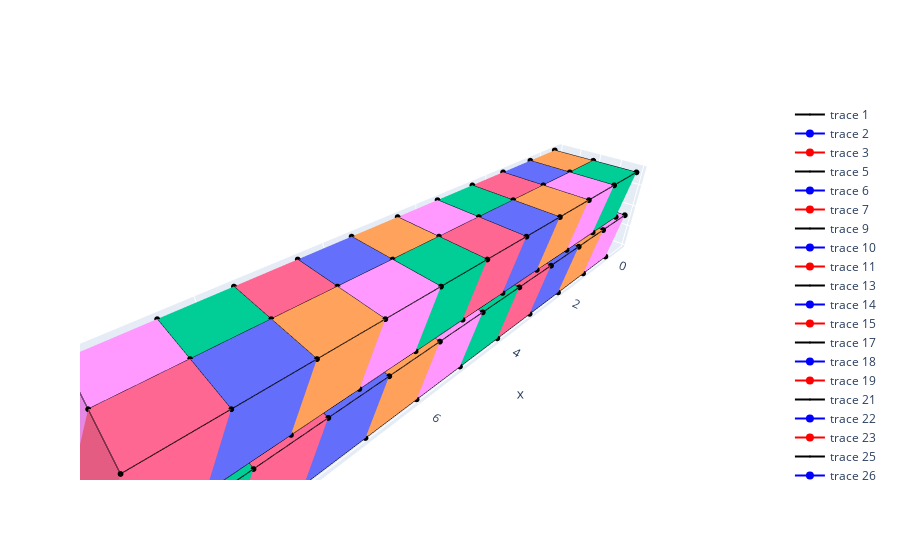

Notebook source saved alongside this figure:
### Code cell
# Plot image
fig = go.Figure(data=[])
for nx in range(10):
    for ny in range(2):
        for nz in range(2):
            fig.add_trace(
                go.Mesh3d(
                    # 8 vertices of a cube
                    x=[A[0] + nx*a + ny*F[0] - ny*E[0], B[0] + nx*a + ny*F[0] - ny*E[0], C[0] + nx*a + ny*F[0] - ny*E[0], D[0] + nx*a + ny*F[0] - ny*E[0], E[0] + nx*a + ny*F[0] - ny*E[0], F[0] + nx*a + ny*F[0] - ny*E[0], G[0] + nx*a + ny*F[0] - ny*E[0], H[0] + nx*a + ny*F[0] - ny*E[0]],
                    y=[A[1] + ny*b - ny*(b - F[1]) - ny*E[1], B[1] + ny*b - ny*(b - F[1]) - ny*E[1], C[1] + ny*b - ny*(b - F[1]) - ny*E[1], D[1] + ny*b - ny*(b - F[1]) - ny*E[1], E[1] + ny*b - ny*(b - F[1]) - ny*E[1], F[1] + ny*b - ny*(b - F[1]) - ny*E[1], G[1] + ny*b - ny*(b - F[1]) - ny*E[1], H[1] + ny*b - ny*(b - F[1]) - ny*E[1]],
                    z=[A[2] + nz*c, B[2] + nz*c, C[2] + nz*c, D[2] + nz*c, E[2] + nz*c, F[2] + nz*c, G[2] + nz*c, H[2] + nz*c],

                    i = [7, 0, 0, 0, 4, 4, 6, 1, 4, 0, 3, 6],
                    j = [3, 4, 1, 2, 5, 6, 5, 2, 0, 1, 6, 3],
                    k = [0, 7, 2, 3, 6, 7, 1, 6, 5, 5, 7, 2],
                    opacity=1,
                    # color=random_color(),
                    flatshading = True
                )
            )

            fig.add_trace(
                go.Scatter3d(
                    # 8 vertices of a cube
                    x=[A[0] + nx*a + ny*F[0] - ny*E[0], B[0] + nx*a + ny*F[0] - ny*E[0], C[0] + nx*a + ny*F[0] - ny*E[0], D[0] + nx*a + ny*F[0] - ny*E[0], E[0] + nx*a + ny*F[0] - ny*E[0], F[0] + nx*a + ny*F[0] - ny*E[0], G[0] + nx*a + ny*F[0] - ny*E[0], H[0] + nx*a + ny*F[0] - ny*E[0]],
                    y=[A[1] + ny*b - ny*(b - F[1]) - ny*E[1], B[1] + ny*b - ny*(b - F[1]) - ny*E[1], C[1] + ny*b - ny*(b - F[1]) - ny*E[1], D[1] + ny*b - ny*(b - F[1]) - ny*E[1], E[1] + ny*b - ny*(b - F[1]) - ny*E[1], F[1] + ny*b - ny*(b - F[1]) - ny*E[1], G[1] + ny*b - ny*(b - F[1]) - ny*E[1], H[1] + ny*b - ny*(b - F[1]) - ny*E[1]],
                    z=[A[2] + nz*c, B[2] + nz*c, C[2] + nz*c, D[2] + nz*c, E[2] + nz*c, F[2] + nz*c, G[2] + nz*c, H[2] + nz*c],

                    opacity=1,
                    marker=dict(color='black', size=2, line=dict(width=0, color="white"))
                )
            )

            fig.add_trace(
                go.Scatter3d(
                    # 8 vertices of a cube
                    x=[F[0]],
                    y=[F[1]],
                    z=[F[2]],

                    opacity=1,
                    marker=dict(color='blue', line=dict(width=0, color="white"))
                )
            )

            fig.add_trace(
                go.Scatter3d(
                    # 8 vertices of a cube
                    x=[E[0]],
                    y=[E[1]],
                    z=[E[2]],

                    opacity=1,
                    marker=dict(color='red', line=dict(width=0, color="white"))
                )
            )
# Fix aspect ratio
fig.update_scenes(aspectmode='data')

fig.show()

### Figure 1 — Plotly figure (JSON) as saved in the notebook; plotly's stock layout.template omitted (floating-point values rounded to 4 significant figures)
{"data": [{"flatshading": true, "i": [7, 0, 0, 0, 4, 4, 6, 1, 4, 0, 3, 6], "j": [3, 4, 1, 2, 5, 6, 5, 2, 0, 1, 6, 3], "k": [0, 7, 2, 3, 6, 7, 1, 6, 5, 5, 7, 2], "opacity": 1, "type": "mesh3d", "x": [0, 6.123e-17, 1, 1, -0.5, -0.5, 0.5, 0.5], "y": [0, 1, 1, 0, 6.123e-17, 1, 1, 6.123e-17], "z": [0, 0, 0, 0, 0.866, 0.866, 0.866, 0.866]}, {"marker": {"color": "black", "line": {"color": "white", "width": 0}, "size": 2}, "opacity": 1, "type": "scatter3d", "x": [0, 6.123e-17, 1, 1, -0.5, -0.5, 0.5, 0.5], "y": [0, 1, 1, 0, 6.123e-17, 1, 1, 6.123e-17], "z": [0, 0, 0, 0, 0.866, 0.866, 0.866, 0.866]}, {"marker": {"color": "blue", "line": {"color": "white", "width": 0}}, "opacity": 1, "type": "scatter3d", "x": [-0.5], "y": [1], "z": [0.866]}, {"marker": {"color": "red", "line": {"color": "white", "width": 0}}, "opacity": 1, "type": "scatter3d", "x": [-0.5], "y": [6.123e-17], "z": [0.866]}, {"flatshading": true, "i": [7, 0, 0, 0, 4, 4, 6, 1, 4, 0, 3, 6], "j": [3, 4, 1, 2, 5, 6, 5, 2, 0, 1, 6, 3], "k": [0, 7, 2, 3, 6, 7, 1, 6, 5, 5, 7, 2], "opacity": 1, "type": "mesh3d", "x": [0, 6.123e-17, 1, 1, -0.5, -0.5, 0.5, 0.5], "y": [0, 1, 1, 0, 6.123e-17, 1, 1, 6.123e-17], "z": [1, 1, 1, 1, 1.866, 1.866, 1.866, 1.866]}, {"marker": {"color": "black", "line": {"color": "white", "width": 0}, "size": 2}, "opacity": 1, "type": "scatter3d", "x": [0, 6.123e-17, 1, 1, -0.5, -0.5, 0.5, 0.5], "y": [0, 1, 1, 0, 6.123e-17, 1, 1, 6.123e-17], "z": [1, 1, 1, 1, 1.866, 1.866, 1.866, 1.866]}, {"marker": {"color": "blue", "line": {"color": "white", "width": 0}}, "opacity": 1, "type": "scatter3d", "x": [-0.5], "y": [1], "z": [0.866]}, {"marker": {"color": "red", "line": {"color": "white", "width": 0}}, "opacity": 1, "type": "scatter3d", "x": [-0.5], "y": [6.123e-17], "z": [0.866]}, {"flatshading": true, "i": [7, 0, 0, 0, 4, 4, 6, 1, 4, 0, 3, 6], "j": [3, 4, 1, 2, 5, 6, 5, 2, 0, 1, 6, 3], "k": [0, 7, 2, 3, 6, 7, 1, 6, 5, 5, 7, 2], "opacity": 1, "type": "mesh3d", "x": [5.551e-17, 1.11e-16, 1, 1, -0.5, -0.5, 0.5, 0.5], "y": [1.0, 2, 2, 1.0, 1.0, 2, 2, 1.0], "z": [0, 0, 0, 0, 0.866, 0.866, 0.866, 0.866]}, {"marker": {"color": "black", "line": {"color": "white", "width": 0}, "size": 2}, "opacity": 1, "type": "scatter3d", "x": [5.551e-17, 1.11e-16, 1, 1, -0.5, -0.5, 0.5, 0.5], "y": [1.0, 2, 2, 1.0, 1.0, 2, 2, 1.0], "z": [0, 0, 0, 0, 0.866, 0.866, 0.866, 0.866]}, {"marker": {"color": "blue", "line": {"color": "white", "width": 0}}, "opacity": 1, "type": "scatter3d", "x": [-0.5], "y": [1], "z": [0.866]}, {"marker": {"color": "red", "line": {"color": "white", "width": 0}}, "opacity": 1, "type": "scatter3d", "x": [-0.5], "y": [6.123e-17], "z": [0.866]}, {"flatshading": true, "i": [7, 0, 0, 0, 4, 4, 6, 1, 4, 0, 3, 6], "j": [3, 4, 1, 2, 5, 6, 5, 2, 0, 1, 6, 3], "k": [0, 7, 2, 3, 6, 7, 1, 6, 5, 5, 7, 2], "opacity": 1, "type": "mesh3d", "x": [5.551e-17, 1.11e-16, 1, 1, -0.5, -0.5, 0.5, 0.5], "y": [1.0, 2, 2, 1.0, 1.0, 2, 2, 1.0], "z": [1, 1, 1, 1, 1.866, 1.866, 1.866, 1.866]}, {"marker": {"color": "black", "line": {"color": "white", "width": 0}, "size": 2}, "opacity": 1, "type": "scatter3d", "x": [5.551e-17, 1.11e-16, 1, 1, -0.5, -0.5, 0.5, 0.5], "y": [1.0, 2, 2, 1.0, 1.0, 2, 2, 1.0], "z": [1, 1, 1, 1, 1.866, 1.866, 1.866, 1.866]}, {"marker": {"color": "blue", "line": {"color": "white", "width": 0}}, "opacity": 1, "type": "scatter3d", "x": [-0.5], "y": [1], "z": [0.866]}, {"marker": {"color": "red", "line": {"color": "white", "width": 0}}, "opacity": 1, "type": "scatter3d", "x": [-0.5], "y": [6.123e-17], "z": [0.866]}, {"flatshading": true, "i": [7, 0, 0, 0, 4, 4, 6, 1, 4, 0, 3, 6], "j": [3, 4, 1, 2, 5, 6, 5, 2, 0, 1, 6, 3], "k": [0, 7, 2, 3, 6, 7, 1, 6, 5, 5, 7, 2], "opacity": 1, "type": "mesh3d", "x": [1, 1, 2, 2, 0.5, 0.5, 1.5, 1.5], "y": [0, 1, 1, 0, 6.123e-17, 1, 1, 6.123e-17], "z": [0, 0, 0, 0, 0.866, 0.866, 0.866, 0.866]}, {"marker": {"color": "black", "line": {"color": "white", "width": 0}, "size": 2}, "opacity": 1, "type": "scatter3d", "x": [1, 1, 2, 2, 0.5, 0.5, 1.5, 1.5], "y": [0, 1, 1, 0, 6.123e-17, 1, 1, 6.123e-17], "z": [0, 0, 0, 0, 0.866, 0.866, 0.866, 0.866]}, {"marker": {"color": "blue", "line": {"color": "white", "width": 0}}, "opacity": 1, "type": "scatter3d", "x": [-0.5], "y": [1], "z": [0.866]}, {"marker": {"color": "red", "line": {"color": "white", "width": 0}}, "opacity": 1, "type": "scatter3d", "x": [-0.5], "y": [6.123e-17], "z": [0.866]}, {"flatshading": true, "i": [7, 0, 0, 0, 4, 4, 6, 1, 4, 0, 3, 6], "j": [3, 4, 1, 2, 5, 6, 5, 2, 0, 1, 6, 3], "k": [0, 7, 2, 3, 6, 7, 1, 6, 5, 5, 7, 2], "opacity": 1, "type": "mesh3d", "x": [1, 1, 2, 2, 0.5, 0.5, 1.5, 1.5], "y": [0, 1, 1, 0, 6.123e-17, 1, 1, 6.123e-17], "z": [1, 1, 1, 1, 1.866, 1.866, 1.866, 1.866]}, {"marker": {"color": "black", "line": {"color": "white", "width": 0}, "size": 2}, "opacity": 1, "type": "scatter3d", "x": [1, 1, 2, 2, 0.5, 0.5, 1.5, 1.5], "y": [0, 1, 1, 0, 6.123e-17, 1, 1, 6.123e-17], "z": [1, 1, 1, 1, 1.866, 1.866, 1.866, 1.866]}, {"marker": {"color": "blue", "line": {"color": "white", "width": 0}}, "opacity": 1, "type": "scatter3d", "x": [-0.5], "y": [1], "z": [0.866]}, {"marker": {"color": "red", "line": {"color": "white", "width": 0}}, "opacity": 1, "type": "scatter3d", "x": [-0.5], "y": [6.123e-17], "z": [0.866]}, {"flatshading": true, "i": [7, 0, 0, 0, 4, 4, 6, 1, 4, 0, 3, 6], "j": [3, 4, 1, 2, 5, 6, 5, 2, 0, 1, 6, 3], "k": [0, 7, 2, 3, 6, 7, 1, 6, 5, 5, 7, 2], "opacity": 1, "type": "mesh3d", "x": [1, 1, 2, 2, 0.5, 0.5, 1.5, 1.5], "y": [1.0, 2, 2, 1.0, 1.0, 2, 2, 1.0], "z": [0, 0, 0, 0, 0.866, 0.866, 0.866, 0.866]}, {"marker": {"color": "black", "line": {"color": "white", "width": 0}, "size": 2}, "opacity": 1, "type": "scatter3d", "x": [1, 1, 2, 2, 0.5, 0.5, 1.5, 1.5], "y": [1.0, 2, 2, 1.0, 1.0, 2, 2, 1.0], "z": [0, 0, 0, 0, 0.866, 0.866, 0.866, 0.866]}, {"marker": {"color": "blue", "line": {"color": "white", "width": 0}}, "opacity": 1, "type": "scatter3d", "x": [-0.5], "y": [1], "z": [0.866]}, {"marker": {"color": "red", "line": {"color": "white", "width": 0}}, "opacity": 1, "type": "scatter3d", "x": [-0.5], "y": [6.123e-17], "z": [0.866]}, {"flatshading": true, "i": [7, 0, 0, 0, 4, 4, 6, 1, 4, 0, 3, 6], "j": [3, 4, 1, 2, 5, 6, 5, 2, 0, 1, 6, 3], "k": [0, 7, 2, 3, 6, 7, 1, 6, 5, 5, 7, 2], "opacity": 1, "type": "mesh3d", "x": [1, 1, 2, 2, 0.5, 0.5, 1.5, 1.5], "y": [1.0, 2, 2, 1.0, 1.0, 2, 2, 1.0], "z": [1, 1, 1, 1, 1.866, 1.866, 1.866, 1.866]}, {"marker": {"color": "black", "line": {"color": "white", "width": 0}, "size": 2}, "opacity": 1, "type": "scatter3d", "x": [1, 1, 2, 2, 0.5, 0.5, 1.5, 1.5], "y": [1.0, 2, 2, 1.0, 1.0, 2, 2, 1.0], "z": [1, 1, 1, 1, 1.866, 1.866, 1.866, 1.866]}, {"marker": {"color": "blue", "line": {"color": "white", "width": 0}}, "opacity": 1, "type": "scatter3d", "x": [-0.5], "y": [1], "z": [0.866]}, {"marker": {"color": "red", "line": {"color": "white", "width": 0}}, "opacity": 1, "type": "scatter3d", "x": [-0.5], "y": [6.123e-17], "z": [0.866]}, {"flatshading": true, "i": [7, 0, 0, 0, 4, 4, 6, 1, 4, 0, 3, 6], "j": [3, 4, 1, 2, 5, 6, 5, 2, 0, 1, 6, 3], "k": [0, 7, 2, 3, 6, 7, 1, 6, 5, 5, 7, 2], "opacity": 1, "type": "mesh3d", "x": [2, 2, 3, 3, 1.5, 1.5, 2.5, 2.5], "y": [0, 1, 1, 0, 6.123e-17, 1, 1, 6.123e-17], "z": [0, 0, 0, 0, 0.866, 0.866, 0.866, 0.866]}, {"marker": {"color": "black", "line": {"color": "white", "width": 0}, "size": 2}, "opacity": 1, "type": "scatter3d", "x": [2, 2, 3, 3, 1.5, 1.5, 2.5, 2.5], "y": [0, 1, 1, 0, 6.123e-17, 1, 1, 6.123e-17], "z": [0, 0, 0, 0, 0.866, 0.866, 0.866, 0.866]}, {"marker": {"color": "blue", "line": {"color": "white", "width": 0}}, "opacity": 1, "type": "scatter3d", "x": [-0.5], "y": [1], "z": [0.866]}, {"marker": {"color": "red", "line": {"color": "white", "width": 0}}, "opacity": 1, "type": "scatter3d", "x": [-0.5], "y": [6.123e-17], "z": [0.866]}, {"flatshading": true, "i": [7, 0, 0, 0, 4, 4, 6, 1, 4, 0, 3, 6], "j": [3, 4, 1, 2, 5, 6, 5, 2, 0, 1, 6, 3], "k": [0, 7, 2, 3, 6, 7, 1, 6, 5, 5, 7, 2], "opacity": 1, "type": "mesh3d", "x": [2, 2, 3, 3, 1.5, 1.5, 2.5, 2.5], "y": [0, 1, 1, 0, 6.123e-17, 1, 1, 6.123e-17], "z": [1, 1, 1, 1, 1.866, 1.866, 1.866, 1.866]}, {"marker": {"color": "black", "line": {"color": "white", "width": 0}, "size": 2}, "opacity": 1, "type": "scatter3d", "x": [2, 2, 3, 3, 1.5, 1.5, 2.5, 2.5], "y": [0, 1, 1, 0, 6.123e-17, 1, 1, 6.123e-17], "z": [1, 1, 1, 1, 1.866, 1.866, 1.866, 1.866]}, {"marker": {"color": "blue", "line": {"color": "white", "width": 0}}, "opacity": 1, "type": "scatter3d", "x": [-0.5], "y": [1], "z": [0.866]}, {"marker": {"color": "red", "line": {"color": "white", "width": 0}}, "opacity": 1, "type": "scatter3d", "x": [-0.5], "y": [6.123e-17], "z": [0.866]}, {"flatshading": true, "i": [7, 0, 0, 0, 4, 4, 6, 1, 4, 0, 3, 6], "j": [3, 4, 1, 2, 5, 6, 5, 2, 0, 1, 6, 3], "k": [0, 7, 2, 3, 6, 7, 1, 6, 5, 5, 7, 2], "opacity": 1, "type": "mesh3d", "x": [2, 2, 3, 3, 1.5, 1.5, 2.5, 2.5], "y": [1.0, 2, 2, 1.0, 1.0, 2, 2, 1.0], "z": [0, 0, 0, 0, 0.866, 0.866, 0.866, 0.866]}, {"marker": {"color": "black", "line": {"color": "white", "width": 0}, "size": 2}, "opacity": 1, "type": "scatter3d", "x": [2, 2, 3, 3, 1.5, 1.5, 2.5, 2.5], "y": [1.0, 2, 2, 1.0, 1.0, 2, 2, 1.0], "z": [0, 0, 0, 0, 0.866, 0.866, 0.866, 0.866]}, {"marker": {"color": "blue", "line": {"color": "white", "width": 0}}, "opacity": 1, "type": "scatter3d", "x": [-0.5], "y": [1], "z": [0.866]}, {"marker": {"color": "red", "line": {"color": "white", "width": 0}}, "opacity": 1, "type": "scatter3d", "x": [-0.5], "y": [6.123e-17], "z": [0.866]}, {"flatshading": true, "i": [7, 0, 0, 0, 4, 4, 6, 1, 4, 0, 3, 6], "j": [3, 4, 1, 2, 5, 6, 5, 2, 0, 1, 6, 3], "k": [0, 7, 2, 3, 6, 7, 1, 6, 5, 5, 7, 2], "opacity": 1, "type": "mesh3d", "x": [2, 2, 3, 3, 1.5, 1.5, 2.5, 2.5], "y": [1.0, 2, 2, 1.0, 1.0, 2, 2, 1.0], "z": [1, 1, 1, 1, 1.866, 1.866, 1.866, 1.866]}, {"marker": {"color": "black", "line": {"color": "white", "width": 0}, "size": 2}, "opacity": 1, "type": "scatter3d", "x": [2, 2, 3, 3, 1.5, 1.5, 2.5, 2.5], "y": [1.0, 2, 2, 1.0, 1.0, 2, 2, 1.0], "z": [1, 1, 1, 1, 1.866, 1.866, 1.866, 1.866]}, {"marker": {"color": "blue", "line": {"color": "white", "width": 0}}, "opacity": 1, "type": "scatter3d", "x": [-0.5], "y": [1], "z": [0.866]}, {"marker": {"color": "red", "line": {"color": "white", "width": 0}}, "opacity": 1, "type": "scatter3d", "x": [-0.5], "y": [6.123e-17], "z": [0.866]}, {"flatshading": true, "i": [7, 0, 0, 0, 4, 4, 6, 1, 4, 0, 3, 6], "j": [3, 4, 1, 2, 5, 6, 5, 2, 0, 1, 6, 3], "k": [0, 7, 2, 3, 6, 7, 1, 6, 5, 5, 7, 2], "opacity": 1, "type": "mesh3d", "x": [3, 3, 4, 4, 2.5, 2.5, 3.5, 3.5], "y": [0, 1, 1, 0, 6.123e-17, 1, 1, 6.123e-17], "z": [0, 0, 0, 0, 0.866, 0.866, 0.866, 0.866]}, {"marker": {"color": "black", "line": {"color": "white", "width": 0}, "size": 2}, "opacity": 1, "type": "scatter3d", "x": [3, 3, 4, 4, 2.5, 2.5, 3.5, 3.5], "y": [0, 1, 1, 0, 6.123e-17, 1, 1, 6.123e-17], "z": [0, 0, 0, 0, 0.866, 0.866, 0.866, 0.866]}, {"marker": {"color": "blue", "line": {"color": "white", "width": 0}}, "opacity": 1, "type": "scatter3d", "x": [-0.5], "y": [1], "z": [0.866]}, {"marker": {"color": "red", "line": {"color": "white", "width": 0}}, "opacity": 1, "type": "scatter3d", "x": [-0.5], "y": [6.123e-17], "z": [0.866]}, {"flatshading": true, "i": [7, 0, 0, 0, 4, 4, 6, 1, 4, 0, 3, 6], "j": [3, 4, 1, 2, 5, 6, 5, 2, 0, 1, 6, 3], "k": [0, 7, 2, 3, 6, 7, 1, 6, 5, 5, 7, 2], "opacity": 1, "type": "mesh3d", "x": [3, 3, 4, 4, 2.5, 2.5, 3.5, 3.5], "y": [0, 1, 1, 0, 6.123e-17, 1, 1, 6.123e-17], "z": [1, 1, 1, 1, 1.866, 1.866, 1.866, 1.866]}, {"marker": {"color": "black", "line": {"color": "white", "width": 0}, "size": 2}, "opacity": 1, "type": "scatter3d", "x": [3, 3, 4, 4, 2.5, 2.5, 3.5, 3.5], "y": [0, 1, 1, 0, 6.123e-17, 1, 1, 6.123e-17], "z": [1, 1, 1, 1, 1.866, 1.866, 1.866, 1.866]}, {"marker": {"color": "blue", "line": {"color": "white", "width": 0}}, "opacity": 1, "type": "scatter3d", "x": [-0.5], "y": [1], "z": [0.866]}, {"marker": {"color": "red", "line": {"color": "white", "width": 0}}, "opacity": 1, "type": "scatter3d", "x": [-0.5], "y": [6.123e-17], "z": [0.866]}, {"flatshading": true, "i": [7, 0, 0, 0, 4, 4, 6, 1, 4, 0, 3, 6], "j": [3, 4, 1, 2, 5, 6, 5, 2, 0, 1, 6, 3], "k": [0, 7, 2, 3, 6, 7, 1, 6, 5, 5, 7, 2], "opacity": 1, "type": "mesh3d", "x": [3, 3, 4, 4, 2.5, 2.5, 3.5, 3.5], "y": [1.0, 2, 2, 1.0, 1.0, 2, 2, 1.0], "z": [0, 0, 0, 0, 0.866, 0.866, 0.866, 0.866]}, {"marker": {"color": "black", "line": {"color": "white", "width": 0}, "size": 2}, "opacity": 1, "type": "scatter3d", "x": [3, 3, 4, 4, 2.5, 2.5, 3.5, 3.5], "y": [1.0, 2, 2, 1.0, 1.0, 2, 2, 1.0], "z": [0, 0, 0, 0, 0.866, 0.866, 0.866, 0.866]}, {"marker": {"color": "blue", "line": {"color": "white", "width": 0}}, "opacity": 1, "type": "scatter3d", "x": [-0.5], "y": [1], "z": [0.866]}, {"marker": {"color": "red", "line": {"color": "white", "width": 0}}, "opacity": 1, "type": "scatter3d", "x": [-0.5], "y": [6.123e-17], "z": [0.866]}, {"flatshading": true, "i": [7, 0, 0, 0, 4, 4, 6, 1, 4, 0, 3, 6], "j": [3, 4, 1, 2, 5, 6, 5, 2, 0, 1, 6, 3], "k": [0, 7, 2, 3, 6, 7, 1, 6, 5, 5, 7, 2], "opacity": 1, "type": "mesh3d", "x": [3, 3, 4, 4, 2.5, 2.5, 3.5, 3.5], "y": [1.0, 2, 2, 1.0, 1.0, 2, 2, 1.0], "z": [1, 1, 1, 1, 1.866, 1.866, 1.866, 1.866]}, {"marker": {"color": "black", "line": {"color": "white", "width": 0}, "size": 2}, "opacity": 1, "type": "scatter3d", "x": [3, 3, 4, 4, 2.5, 2.5, 3.5, 3.5], "y": [1.0, 2, 2, 1.0, 1.0, 2, 2, 1.0], "z": [1, 1, 1, 1, 1.866, 1.866, 1.866, 1.866]}, {"marker": {"color": "blue", "line": {"color": "white", "width": 0}}, "opacity": 1, "type": "scatter3d", "x": [-0.5], "y": [1], "z": [0.866]}, {"marker": {"color": "red", "line": {"color": "white", "width": 0}}, "opacity": 1, "type": "scatter3d", "x": [-0.5], "y": [6.123e-17], "z": [0.866]}, {"flatshading": true, "i": [7, 0, 0, 0, 4, 4, 6, 1, 4, 0, 3, 6], "j": [3, 4, 1, 2, 5, 6, 5, 2, 0, 1, 6, 3], "k": [0, 7, 2, 3, 6, 7, 1, 6, 5, 5, 7, 2], "opacity": 1, "type": "mesh3d", "x": [4, 4, 5, 5, 3.5, 3.5, 4.5, 4.5], "y": [0, 1, 1, 0, 6.123e-17, 1, 1, 6.123e-17], "z": [0, 0, 0, 0, 0.866, 0.866, 0.866, 0.866]}, {"marker": {"color": "black", "line": {"color": "white", "width": 0}, "size": 2}, "opacity": 1, "type": "scatter3d", "x": [4, 4, 5, 5, 3.5, 3.5, 4.5, 4.5], "y": [0, 1, 1, 0, 6.123e-17, 1, 1, 6.123e-17], "z": [0, 0, 0, 0, 0.866, 0.866, 0.866, 0.866]}, {"marker": {"color": "blue", "line": {"color": "white", "width": 0}}, "opacity": 1, "type": "scatter3d", "x": [-0.5], "y": [1], "z": [0.866]}, {"marker": {"color": "red", "line": {"color": "white", "width": 0}}, "opacity": 1, "type": "scatter3d", "x": [-0.5], "y": [6.123e-17], "z": [0.866]}, {"flatshading": true, "i": [7, 0, 0, 0, 4, 4, 6, 1, 4, 0, 3, 6], "j": [3, 4, 1, 2, 5, 6, 5, 2, 0, 1, 6, 3], "k": [0, 7, 2, 3, 6, 7, 1, 6, 5, 5, 7, 2], "opacity": 1, "type": "mesh3d", "x": [4, 4, 5, 5, 3.5, 3.5, 4.5, 4.5], "y": [0, 1, 1, 0, 6.123e-17, 1, 1, 6.123e-17], "z": [1, 1, 1, 1, 1.866, 1.866, 1.866, 1.866]}, {"marker": {"color": "black", "line": {"color": "white", "width": 0}, "size": 2}, "opacity": 1, "type": "scatter3d", "x": [4, 4, 5, 5, 3.5, 3.5, 4.5, 4.5], "y": [0, 1, 1, 0, 6.123e-17, 1, 1, 6.123e-17], "z": [1, 1, 1, 1, 1.866, 1.866, 1.866, 1.866]}, {"marker": {"color": "blue", "line": {"color": "white", "width": 0}}, "opacity": 1, "type": "scatter3d", "x": [-0.5], "y": [1], "z": [0.866]}, {"marker": {"color": "red", "line": {"color": "white", "width": 0}}, "opacity": 1, "type": "scatter3d", "x": [-0.5], "y": [6.123e-17], "z": [0.866]}, {"flatshading": true, "i": [7, 0, 0, 0, 4, 4, 6, 1, 4, 0, 3, 6], "j": [3, 4, 1, 2, 5, 6, 5, 2, 0, 1, 6, 3], "k": [0, 7, 2, 3, 6, 7, 1, 6, 5, 5, 7, 2], "opacity": 1, "type": "mesh3d", "x": [4, 4, 5, 5, 3.5, 3.5, 4.5, 4.5], "y": [1.0, 2, 2, 1.0, 1.0, 2, 2, 1.0], "z": [0, 0, 0, 0, 0.866, 0.866, 0.866, 0.866]}, {"marker": {"color": "black", "line": {"color": "white", "width": 0}, "size": 2}, "opacity": 1, "type": "scatter3d", "x": [4, 4, 5, 5, 3.5, 3.5, 4.5, 4.5], "y": [1.0, 2, 2, 1.0, 1.0, 2, 2, 1.0], "z": [0, 0, 0, 0, 0.866, 0.866, 0.866, 0.866]}, {"marker": {"color": "blue", "line": {"color": "white", "width": 0}}, "opacity": 1, "type": "scatter3d", "x": [-0.5], "y": [1], "z": [0.866]}, {"marker": {"color": "red", "line": {"color": "white", "width": 0}}, "opacity": 1, "type": "scatter3d", "x": [-0.5], "y": [6.123e-17], "z": [0.866]}, {"flatshading": true, "i": [7, 0, 0, 0, 4, 4, 6, 1, 4, 0, 3, 6], "j": [3, 4, 1, 2, 5, 6, 5, 2, 0, 1, 6, 3], "k": [0, 7, 2, 3, 6, 7, 1, 6, 5, 5, 7, 2], "opacity": 1, "type": "mesh3d", "x": [4, 4, 5, 5, 3.5, 3.5, 4.5, 4.5], "y": [1.0, 2, 2, 1.0, 1.0, 2, 2, 1.0], "z": [1, 1, 1, 1, 1.866, 1.866, 1.866, 1.866]}, {"marker": {"color": "black", "line": {"color": "white", "width": 0}, "size": 2}, "opacity": 1, "type": "scatter3d", "x": [4, 4, 5, 5, 3.5, 3.5, 4.5, 4.5], "y": [1.0, 2, 2, 1.0, 1.0, 2, 2, 1.0], "z": [1, 1, 1, 1, 1.866, 1.866, 1.866, 1.866]}, {"marker": {"color": "blue", "line": {"color": "white", "width": 0}}, "opacity": 1, "type": "scatter3d", "x": [-0.5], "y": [1], "z": [0.866]}, {"marker": {"color": "red", "line": {"color": "white", "width": 0}}, "opacity": 1, "type": "scatter3d", "x": [-0.5], "y": [6.123e-17], "z": [0.866]}, {"flatshading": true, "i": [7, 0, 0, 0, 4, 4, 6, 1, 4, 0, 3, 6], "j": [3, 4, 1, 2, 5, 6, 5, 2, 0, 1, 6, 3], "k": [0, 7, 2, 3, 6, 7, 1, 6, 5, 5, 7, 2], "opacity": 1, "type": "mesh3d", "x": [5, 5, 6, 6, 4.5, 4.5, 5.5, 5.5], "y": [0, 1, 1, 0, 6.123e-17, 1, 1, 6.123e-17], "z": [0, 0, 0, 0, 0.866, 0.866, 0.866, 0.866]}, {"marker": {"color": "black", "line": {"color": "white", "width": 0}, "size": 2}, "opacity": 1, "type": "scatter3d", "x": [5, 5, 6, 6, 4.5, 4.5, 5.5, 5.5], "y": [0, 1, 1, 0, 6.123e-17, 1, 1, 6.123e-17], "z": [0, 0, 0, 0, 0.866, 0.866, 0.866, 0.866]}, {"marker": {"color": "blue", "line": {"color": "white", "width": 0}}, "opacity": 1, "type": "scatter3d", "x": [-0.5], "y": [1], "z": [0.866]}, {"marker": {"color": "red", "line": {"color": "white", "width": 0}}, "opacity": 1, "type": "scatter3d", "x": [-0.5], "y": [6.123e-17], "z": [0.866]}, {"flatshading": true, "i": [7, 0, 0, 0, 4, 4, 6, 1, 4, 0, 3, 6], "j": [3, 4, 1, 2, 5, 6, 5, 2, 0, 1, 6, 3], "k": [0, 7, 2, 3, 6, 7, 1, 6, 5, 5, 7, 2], "opacity": 1, "type": "mesh3d", "x": [5, 5, 6, 6, 4.5, 4.5, 5.5, 5.5], "y": [0, 1, 1, 0, 6.123e-17, 1, 1, 6.123e-17], "z": [1, 1, 1, 1, 1.866, 1.866, 1.866, 1.866]}, {"marker": {"color": "black", "line": {"color": "white", "width": 0}, "size": 2}, "opacity": 1, "type": "scatter3d", "x": [5, 5, 6, 6, 4.5, 4.5, 5.5, 5.5], "y": [0, 1, 1, 0, 6.123e-17, 1, 1, 6.123e-17], "z": [1, 1, 1, 1, 1.866, 1.866, 1.866, 1.866]}, {"marker": {"color": "blue", "line": {"color": "white", "width": 0}}, "opacity": 1, "type": "scatter3d", "x": [-0.5], "y": [1], "z": [0.866]}, {"marker": {"color": "red", "line": {"color": "white", "width": 0}}, "opacity": 1, "type": "scatter3d", "x": [-0.5], "y": [6.123e-17], "z": [0.866]}, {"flatshading": true, "i": [7, 0, 0, 0, 4, 4, 6, 1, 4, 0, 3, 6], "j": [3, 4, 1, 2, 5, 6, 5, 2, 0, 1, 6, 3], "k": [0, 7, 2, 3, 6, 7, 1, 6, 5, 5, 7, 2], "opacity": 1, "type": "mesh3d", "x": [5, 5, 6, 6, 4.5, 4.5, 5.5, 5.5], "y": [1.0, 2, 2, 1.0, 1.0, 2, 2, 1.0], "z": [0, 0, 0, 0, 0.866, 0.866, 0.866, 0.866]}, {"marker": {"color": "black", "line": {"color": "white", "width": 0}, "size": 2}, "opacity": 1, "type": "scatter3d", "x": [5, 5, 6, 6, 4.5, 4.5, 5.5, 5.5], "y": [1.0, 2, 2, 1.0, 1.0, 2, 2, 1.0], "z": [0, 0, 0, 0, 0.866, 0.866, 0.866, 0.866]}, {"marker": {"color": "blue", "line": {"color": "white", "width": 0}}, "opacity": 1, "type": "scatter3d", "x": [-0.5], "y": [1], "z": [0.866]}, {"marker": {"color": "red", "line": {"color": "white", "width": 0}}, "opacity": 1, "type": "scatter3d", "x": [-0.5], "y": [6.123e-17], "z": [0.866]}, {"flatshading": true, "i": [7, 0, 0, 0, 4, 4, 6, 1, 4, 0, 3, 6], "j": [3, 4, 1, 2, 5, 6, 5, 2, 0, 1, 6, 3], "k": [0, 7, 2, 3, 6, 7, 1, 6, 5, 5, 7, 2], "opacity": 1, "type": "mesh3d", "x": [5, 5, 6, 6, 4.5, 4.5, 5.5, 5.5], "y": [1.0, 2, 2, 1.0, 1.0, 2, 2, 1.0], "z": [1, 1, 1, 1, 1.866, 1.866, 1.866, 1.866]}, {"marker": {"color": "black", "line": {"color": "white", "width": 0}, "size": 2}, "opacity": 1, "type": "scatter3d", "x": [5, 5, 6, 6, 4.5, 4.5, 5.5, 5.5], "y": [1.0, 2, 2, 1.0, 1.0, 2, 2, 1.0], "z": [1, 1, 1, 1, 1.866, 1.866, 1.866, 1.866]}, {"marker": {"color": "blue", "line": {"color": "white", "width": 0}}, "opacity": 1, "type": "scatter3d", "x": [-0.5], "y": [1], "z": [0.866]}, {"marker": {"color": "red", "line": {"color": "white", "width": 0}}, "opacity": 1, "type": "scatter3d", "x": [-0.5], "y": [6.123e-17], "z": [0.866]}, {"flatshading": true, "i": [7, 0, 0, 0, 4, 4, 6, 1, 4, 0, 3, 6], "j": [3, 4, 1, 2, 5, 6, 5, 2, 0, 1, 6, 3], "k": [0, 7, 2, 3, 6, 7, 1, 6, 5, 5, 7, 2], "opacity": 1, "type": "mesh3d", "x": [6, 6, 7, 7, 5.5, 5.5, 6.5, 6.5], "y": [0, 1, 1, 0, 6.123e-17, 1, 1, 6.123e-17], "z": [0, 0, 0, 0, 0.866, 0.866, 0.866, 0.866]}, {"marker": {"color": "black", "line": {"color": "white", "width": 0}, "size": 2}, "opacity": 1, "type": "scatter3d", "x": [6, 6, 7, 7, 5.5, 5.5, 6.5, 6.5], "y": [0, 1, 1, 0, 6.123e-17, 1, 1, 6.123e-17], "z": [0, 0, 0, 0, 0.866, 0.866, 0.866, 0.866]}, {"marker": {"color": "blue", "line": {"color": "white", "width": 0}}, "opacity": 1, "type": "scatter3d", "x": [-0.5], "y": [1], "z": [0.866]}, {"marker": {"color": "red", "line": {"color": "white", "width": 0}}, "opacity": 1, "type": "scatter3d", "x": [-0.5], "y": [6.123e-17], "z": [0.866]}, {"flatshading": true, "i": [7, 0, 0, 0, 4, 4, 6, 1, 4, 0, 3, 6], "j": [3, 4, 1, 2, 5, 6, 5, 2, 0, 1, 6, 3], "k": [0, 7, 2, 3, 6, 7, 1, 6, 5, 5, 7, 2], "opacity": 1, "type": "mesh3d", "x": [6, 6, 7, 7, 5.5, 5.5, 6.5, 6.5], "y": [0, 1, 1, 0, 6.123e-17, 1, 1, 6.123e-17], "z": [1, 1, 1, 1, 1.866, 1.866, 1.866, 1.866]}, {"marker": {"color": "black", "line": {"color": "white", "width": 0}, "size": 2}, "opacity": 1, "type": "scatter3d", "x": [6, 6, 7, 7, 5.5, 5.5, 6.5, 6.5], "y": [0, 1, 1, 0, 6.123e-17, 1, 1, 6.123e-17], "z": [1, 1, 1, 1, 1.866, 1.866, 1.866, 1.866]}, {"marker": {"color": "blue", "line": {"color": "white", "width": 0}}, "opacity": 1, "type": "scatter3d", "x": [-0.5], "y": [1], "z": [0.866]}, {"marker": {"color": "red", "line": {"color": "white", "width": 0}}, "opacity": 1, "type": "scatter3d", "x": [-0.5], "y": [6.123e-17], "z": [0.866]}, {"flatshading": true, "i": [7, 0, 0, 0, 4, 4, 6, 1, 4, 0, 3, 6], "j": [3, 4, 1, 2, 5, 6, 5, 2, 0, 1, 6, 3], "k": [0, 7, 2, 3, 6, 7, 1, 6, 5, 5, 7, 2], "opacity": 1, "type": "mesh3d", "x": [6, 6, 7, 7, 5.5, 5.5, 6.5, 6.5], "y": [1.0, 2, 2, 1.0, 1.0, 2, 2, 1.0], "z": [0, 0, 0, 0, 0.866, 0.866, 0.866, 0.866]}, {"marker": {"color": "black", "line": {"color": "white", "width": 0}, "size": 2}, "opacity": 1, "type": "scatter3d", "x": [6, 6, 7, 7, 5.5, 5.5, 6.5, 6.5], "y": [1.0, 2, 2, 1.0, 1.0, 2, 2, 1.0], "z": [0, 0, 0, 0, 0.866, 0.866, 0.866, 0.866]}, {"marker": {"color": "blue", "line": {"color": "white", "width": 0}}, "opacity": 1, "type": "scatter3d", "x": [-0.5], "y": [1], "z": [0.866]}, {"marker": {"color": "red", "line": {"color": "white", "width": 0}}, "opacity": 1, "type": "scatter3d", "x": [-0.5], "y": [6.123e-17], "z": [0.866]}, {"flatshading": true, "i": [7, 0, 0, 0, 4, 4, 6, 1, 4, 0, 3, 6], "j": [3, 4, 1, 2, 5, 6, 5, 2, 0, 1, 6, 3], "k": [0, 7, 2, 3, 6, 7, 1, 6, 5, 5, 7, 2], "opacity": 1, "type": "mesh3d", "x": [6, 6, 7, 7, 5.5, 5.5, 6.5, 6.5], "y": [1.0, 2, 2, 1.0, 1.0, 2, 2, 1.0], "z": [1, 1, 1, 1, 1.866, 1.866, 1.866, 1.866]}, {"marker": {"color": "black", "line": {"color": "white", "width": 0}, "size": 2}, "opacity": 1, "type": "scatter3d", "x": [6, 6, 7, 7, 5.5, 5.5, 6.5, 6.5], "y": [1.0, 2, 2, 1.0, 1.0, 2, 2, 1.0], "z": [1, 1, 1, 1, 1.866, 1.866, 1.866, 1.866]}, {"marker": {"color": "blue", "line": {"color": "white", "width": 0}}, "opacity": 1, "type": "scatter3d", "x": [-0.5], "y": [1], "z": [0.866]}, {"marker": {"color": "red", "line": {"color": "white", "width": 0}}, "opacity": 1, "type": "scatter3d", "x": [-0.5], "y": [6.123e-17], "z": [0.866]}, {"flatshading": true, "i": [7, 0, 0, 0, 4, 4, 6, 1, 4, 0, 3, 6], "j": [3, 4, 1, 2, 5, 6, 5, 2, 0, 1, 6, 3], "k": [0, 7, 2, 3, 6, 7, 1, 6, 5, 5, 7, 2], "opacity": 1, "type": "mesh3d", "x": [7, 7, 8, 8, 6.5, 6.5, 7.5, 7.5], "y": [0, 1, 1, 0, 6.123e-17, 1, 1, 6.123e-17], "z": [0, 0, 0, 0, 0.866, 0.866, 0.866, 0.866]}, {"marker": {"color": "black", "line": {"color": "white", "width": 0}, "size": 2}, "opacity": 1, "type": "scatter3d", "x": [7, 7, 8, 8, 6.5, 6.5, 7.5, 7.5], "y": [0, 1, 1, 0, 6.123e-17, 1, 1, 6.123e-17], "z": [0, 0, 0, 0, 0.866, 0.866, 0.866, 0.866]}, {"marker": {"color": "blue", "line": {"color": "white", "width": 0}}, "opacity": 1, "type": "scatter3d", "x": [-0.5], "y": [1], "z": [0.866]}, {"marker": {"color": "red", "line": {"color": "white", "width": 0}}, "opacity": 1, "type": "scatter3d", "x": [-0.5], "y": [6.123e-17], "z": [0.866]}, {"flatshading": true, "i": [7, 0, 0, 0, 4, 4, 6, 1, 4, 0, 3, 6], "j": [3, 4, 1, 2, 5, 6, 5, 2, 0, 1, 6, 3], "k": [0, 7, 2, 3, 6, 7, 1, 6, 5, 5, 7, 2], "opacity": 1, "type": "mesh3d", "x": [7, 7, 8, 8, 6.5, 6.5, 7.5, 7.5], "y": [0, 1, 1, 0, 6.123e-17, 1, 1, 6.123e-17], "z": [1, 1, 1, 1, 1.866, 1.866, 1.866, 1.866]}, {"marker": {"color": "black", "line": {"color": "white", "width": 0}, "size": 2}, "opacity": 1, "type": "scatter3d", "x": [7, 7, 8, 8, 6.5, 6.5, 7.5, 7.5], "y": [0, 1, 1, 0, 6.123e-17, 1, 1, 6.123e-17], "z": [1, 1, 1, 1, 1.866, 1.866, 1.866, 1.866]}, {"marker": {"color": "blue", "line": {"color": "white", "width": 0}}, "opacity": 1, "type": "scatter3d", "x": [-0.5], "y": [1], "z": [0.866]}, {"marker": {"color": "red", "line": {"color": "white", "width": 0}}, "opacity": 1, "type": "scatter3d", "x": [-0.5], "y": [6.123e-17], "z": [0.866]}, {"flatshading": true, "i": [7, 0, 0, 0, 4, 4, 6, 1, 4, 0, 3, 6], "j": [3, 4, 1, 2, 5, 6, 5, 2, 0, 1, 6, 3], "k": [0, 7, 2, 3, 6, 7, 1, 6, 5, 5, 7, 2], "opacity": 1, "type": "mesh3d", "x": [7, 7, 8, 8, 6.5, 6.5, 7.5, 7.5], "y": [1.0, 2, 2, 1.0, 1.0, 2, 2, 1.0], "z": [0, 0, 0, 0, 0.866, 0.866, 0.866, 0.866]}, {"marker": {"color": "black", "line": {"color": "white", "width": 0}, "size": 2}, "opacity": 1, "type": "scatter3d", "x": [7, 7, 8, 8, 6.5, 6.5, 7.5, 7.5], "y": [1.0, 2, 2, 1.0, 1.0, 2, 2, 1.0], "z": [0, 0, 0, 0, 0.866, 0.866, 0.866, 0.866]}, {"marker": {"color": "blue", "line": {"color": "white", "width": 0}}, "opacity": 1, "type": "scatter3d", "x": [-0.5], "y": [1], "z": [0.866]}, {"marker": {"color": "red", "line": {"color": "white", "width": 0}}, "opacity": 1, "type": "scatter3d", "x": [-0.5], "y": [6.123e-17], "z": [0.866]}, {"flatshading": true, "i": [7, 0, 0, 0, 4, 4, 6, 1, 4, 0, 3, 6], "j": [3, 4, 1, 2, 5, 6, 5, 2, 0, 1, 6, 3], "k": [0, 7, 2, 3, 6, 7, 1, 6, 5, 5, 7, 2], "opacity": 1, "type": "mesh3d", "x": [7, 7, 8, 8, 6.5, 6.5, 7.5, 7.5], "y": [1.0, 2, 2, 1.0, 1.0, 2, 2, 1.0], "z": [1, 1, 1, 1, 1.866, 1.866, 1.866, 1.866]}, {"marker": {"color": "black", "line": {"color": "white", "width": 0}, "size": 2}, "opacity": 1, "type": "scatter3d", "x": [7, 7, 8, 8, 6.5, 6.5, 7.5, 7.5], "y": [1.0, 2, 2, 1.0, 1.0, 2, 2, 1.0], "z": [1, 1, 1, 1, 1.866, 1.866, 1.866, 1.866]}, {"marker": {"color": "blue", "line": {"color": "white", "width": 0}}, "opacity": 1, "type": "scatter3d", "x": [-0.5], "y": [1], "z": [0.866]}, {"marker": {"color": "red", "line": {"color": "white", "width": 0}}, "opacity": 1, "type": "scatter3d", "x": [-0.5], "y": [6.123e-17], "z": [0.866]}, {"flatshading": true, "i": [7, 0, 0, 0, 4, 4, 6, 1, 4, 0, 3, 6], "j": [3, 4, 1, 2, 5, 6, 5, 2, 0, 1, 6, 3], "k": [0, 7, 2, 3, 6, 7, 1, 6, 5, 5, 7, 2], "opacity": 1, "type": "mesh3d", "x": [8, 8, 9, 9, 7.5, 7.5, 8.5, 8.5], "y": [0, 1, 1, 0, 6.123e-17, 1, 1, 6.123e-17], "z": [0, 0, 0, 0, 0.866, 0.866, 0.866, 0.866]}, {"marker": {"color": "black", "line": {"color": "white", "width": 0}, "size": 2}, "opacity": 1, "type": "scatter3d", "x": [8, 8, 9, 9, 7.5, 7.5, 8.5, 8.5], "y": [0, 1, 1, 0, 6.123e-17, 1, 1, 6.123e-17], "z": [0, 0, 0, 0, 0.866, 0.866, 0.866, 0.866]}, {"marker": {"color": "blue", "line": {"color": "white", "width": 0}}, "opacity": 1, "type": "scatter3d", "x": [-0.5], "y": [1], "z": [0.866]}, {"marker": {"color": "red", "line": {"color": "white", "width": 0}}, "opacity": 1, "type": "scatter3d", "x": [-0.5], "y": [6.123e-17], "z": [0.866]}, {"flatshading": true, "i": [7, 0, 0, 0, 4, 4, 6, 1, 4, 0, 3, 6], "j": [3, 4, 1, 2, 5, 6, 5, 2, 0, 1, 6, 3], "k": [0, 7, 2, 3, 6, 7, 1, 6, 5, 5, 7, 2], "opacity": 1, "type": "mesh3d", "x": [8, 8, 9, 9, 7.5, 7.5, 8.5, 8.5], "y": [0, 1, 1, 0, 6.123e-17, 1, 1, 6.123e-17], "z": [1, 1, 1, 1, 1.866, 1.866, 1.866, 1.866]}, {"marker": {"color": "black", "line": {"color": "white", "width": 0}, "size": 2}, "opacity": 1, "type": "scatter3d", "x": [8, 8, 9, 9, 7.5, 7.5, 8.5, 8.5], "y": [0, 1, 1, 0, 6.123e-17, 1, 1, 6.123e-17], "z": [1, 1, 1, 1, 1.866, 1.866, 1.866, 1.866]}, {"marker": {"color": "blue", "line": {"color": "white", "width": 0}}, "opacity": 1, "type": "scatter3d", "x": [-0.5], "y": [1], "z": [0.866]}, {"marker": {"color": "red", "line": {"color": "white", "width": 0}}, "opacity": 1, "type": "scatter3d", "x": [-0.5], "y": [6.123e-17], "z": [0.866]}, {"flatshading": true, "i": [7, 0, 0, 0, 4, 4, 6, 1, 4, 0, 3, 6], "j": [3, 4, 1, 2, 5, 6, 5, 2, 0, 1, 6, 3], "k": [0, 7, 2, 3, 6, 7, 1, 6, 5, 5, 7, 2], "opacity": 1, "type": "mesh3d", "x": [8, 8, 9, 9, 7.5, 7.5, 8.5, 8.5], "y": [1.0, 2, 2, 1.0, 1.0, 2, 2, 1.0], "z": [0, 0, 0, 0, 0.866, 0.866, 0.866, 0.866]}, {"marker": {"color": "black", "line": {"color": "white", "width": 0}, "size": 2}, "opacity": 1, "type": "scatter3d", "x": [8, 8, 9, 9, 7.5, 7.5, 8.5, 8.5], "y": [1.0, 2, 2, 1.0, 1.0, 2, 2, 1.0], "z": [0, 0, 0, 0, 0.866, 0.866, 0.866, 0.866]}, {"marker": {"color": "blue", "line": {"color": "white", "width": 0}}, "opacity": 1, "type": "scatter3d", "x": [-0.5], "y": [1], "z": [0.866]}, {"marker": {"color": "red", "line": {"color": "white", "width": 0}}, "opacity": 1, "type": "scatter3d", "x": [-0.5], "y": [6.123e-17], "z": [0.866]}, {"flatshading": true, "i": [7, 0, 0, 0, 4, 4, 6, 1, 4, 0, 3, 6], "j": [3, 4, 1, 2, 5, 6, 5, 2, 0, 1, 6, 3], "k": [0, 7, 2, 3, 6, 7, 1, 6, 5, 5, 7, 2], "opacity": 1, "type": "mesh3d", "x": [8, 8, 9, 9, 7.5, 7.5, 8.5, 8.5], "y": [1.0, 2, 2, 1.0, 1.0, 2, 2, 1.0], "z": [1, 1, 1, 1, 1.866, 1.866, 1.866, 1.866]}, {"marker": {"color": "black", "line": {"color": "white", "width": 0}, "size": 2}, "opacity": 1, "type": "scatter3d", "x": [8, 8, 9, 9, 7.5, 7.5, 8.5, 8.5], "y": [1.0, 2, 2, 1.0, 1.0, 2, 2, 1.0], "z": [1, 1, 1, 1, 1.866, 1.866, 1.866, 1.866]}, {"marker": {"color": "blue", "line": {"color": "white", "width": 0}}, "opacity": 1, "type": "scatter3d", "x": [-0.5], "y": [1], "z": [0.866]}, {"marker": {"color": "red", "line": {"color": "white", "width": 0}}, "opacity": 1, "type": "scatter3d", "x": [-0.5], "y": [6.123e-17], "z": [0.866]}, {"flatshading": true, "i": [7, 0, 0, 0, 4, 4, 6, 1, 4, 0, 3, 6], "j": [3, 4, 1, 2, 5, 6, 5, 2, 0, 1, 6, 3], "k": [0, 7, 2, 3, 6, 7, 1, 6, 5, 5, 7, 2], "opacity": 1, "type": "mesh3d", "x": [9, 9, 10, 10, 8.5, 8.5, 9.5, 9.5], "y": [0, 1, 1, 0, 6.123e-17, 1, 1, 6.123e-17], "z": [0, 0, 0, 0, 0.866, 0.866, 0.866, 0.866]}, {"marker": {"color": "black", "line": {"color": "white", "width": 0}, "size": 2}, "opacity": 1, "type": "scatter3d", "x": [9, 9, 10, 10, 8.5, 8.5, 9.5, 9.5], "y": [0, 1, 1, 0, 6.123e-17, 1, 1, 6.123e-17], "z": [0, 0, 0, 0, 0.866, 0.866, 0.866, 0.866]}, {"marker": {"color": "blue", "line": {"color": "white", "width": 0}}, "opacity": 1, "type": "scatter3d", "x": [-0.5], "y": [1], "z": [0.866]}, {"marker": {"color": "red", "line": {"color": "white", "width": 0}}, "opacity": 1, "type": "scatter3d", "x": [-0.5], "y": [6.123e-17], "z": [0.866]}, {"flatshading": true, "i": [7, 0, 0, 0, 4, 4, 6, 1, 4, 0, 3, 6], "j": [3, 4, 1, 2, 5, 6, 5, 2, 0, 1, 6, 3], "k": [0, 7, 2, 3, 6, 7, 1, 6, 5, 5, 7, 2], "opacity": 1, "type": "mesh3d", "x": [9, 9, 10, 10, 8.5, 8.5, 9.5, 9.5], "y": [0, 1, 1, 0, 6.123e-17, 1, 1, 6.123e-17], "z": [1, 1, 1, 1, 1.866, 1.866, 1.866, 1.866]}, {"marker": {"color": "black", "line": {"color": "white", "width": 0}, "size": 2}, "opacity": 1, "type": "scatter3d", "x": [9, 9, 10, 10, 8.5, 8.5, 9.5, 9.5], "y": [0, 1, 1, 0, 6.123e-17, 1, 1, 6.123e-17], "z": [1, 1, 1, 1, 1.866, 1.866, 1.866, 1.866]}, {"marker": {"color": "blue", "line": {"color": "white", "width": 0}}, "opacity": 1, "type": "scatter3d", "x": [-0.5], "y": [1], "z": [0.866]}, {"marker": {"color": "red", "line": {"color": "white", "width": 0}}, "opacity": 1, "type": "scatter3d", "x": [-0.5], "y": [6.123e-17], "z": [0.866]}, {"flatshading": true, "i": [7, 0, 0, 0, 4, 4, 6, 1, 4, 0, 3, 6], "j": [3, 4, 1, 2, 5, 6, 5, 2, 0, 1, 6, 3], "k": [0, 7, 2, 3, 6, 7, 1, 6, 5, 5, 7, 2], "opacity": 1, "type": "mesh3d", "x": [9, 9, 10, 10, 8.5, 8.5, 9.5, 9.5], "y": [1.0, 2, 2, 1.0, 1.0, 2, 2, 1.0], "z": [0, 0, 0, 0, 0.866, 0.866, 0.866, 0.866]}, {"marker": {"color": "black", "line": {"color": "white", "width": 0}, "size": 2}, "opacity": 1, "type": "scatter3d", "x": [9, 9, 10, 10, 8.5, 8.5, 9.5, 9.5], "y": [1.0, 2, 2, 1.0, 1.0, 2, 2, 1.0], "z": [0, 0, 0, 0, 0.866, 0.866, 0.866, 0.866]}, {"marker": {"color": "blue", "line": {"color": "white", "width": 0}}, "opacity": 1, "type": "scatter3d", "x": [-0.5], "y": [1], "z": [0.866]}, {"marker": {"color": "red", "line": {"color": "white", "width": 0}}, "opacity": 1, "type": "scatter3d", "x": [-0.5], "y": [6.123e-17], "z": [0.866]}, {"flatshading": true, "i": [7, 0, 0, 0, 4, 4, 6, 1, 4, 0, 3, 6], "j": [3, 4, 1, 2, 5, 6, 5, 2, 0, 1, 6, 3], "k": [0, 7, 2, 3, 6, 7, 1, 6, 5, 5, 7, 2], "opacity": 1, "type": "mesh3d", "x": [9, 9, 10, 10, 8.5, 8.5, 9.5, 9.5], "y": [1.0, 2, 2, 1.0, 1.0, 2, 2, 1.0], "z": [1, 1, 1, 1, 1.866, 1.866, 1.866, 1.866]}, {"marker": {"color": "black", "line": {"color": "white", "width": 0}, "size": 2}, "opacity": 1, "type": "scatter3d", "x": [9, 9, 10, 10, 8.5, 8.5, 9.5, 9.5], "y": [1.0, 2, 2, 1.0, 1.0, 2, 2, 1.0], "z": [1, 1, 1, 1, 1.866, 1.866, 1.866, 1.866]}, {"marker": {"color": "blue", "line": {"color": "white", "width": 0}}, "opacity": 1, "type": "scatter3d", "x": [-0.5], "y": [1], "z": [0.866]}, {"marker": {"color": "red", "line": {"color": "white", "width": 0}}, "opacity": 1, "type": "scatter3d", "x": [-0.5], "y": [6.123e-17], "z": [0.866]}], "layout": {"scene": {"aspectmode": "data"}}}
